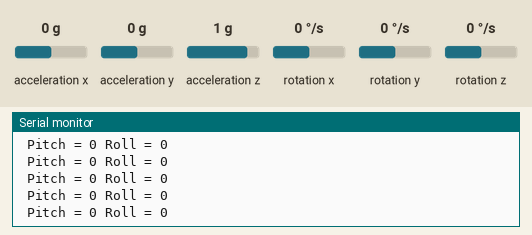
Bench run of a sketch on a simulated ESP32. On the bench: the last lines printed to the serial monitor. The test bench sets the inputs (shaded band); at power-on: acceleration x 0 g, acceleration y 0 g, acceleration z 1 g, rotation x 0 °/s, rotation y 0 °/s, rotation z 0 °/s.

Above: at 1.2 s.
1.3 s: acceleration x set to -1.4 g
At 1.33 s:
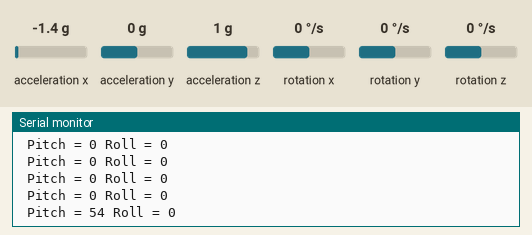
2.8 s: acceleration y set to -1.4 g
At 2.86 s:
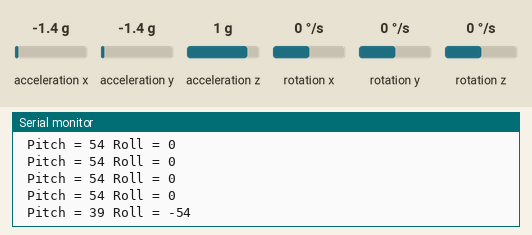
4.3 s: acceleration z set to -1.4 g
At 4.39 s:
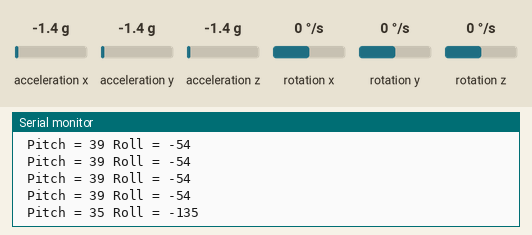
Timing chart, 0 to 7.3 s (numbered marks = the images above; inputs shaded):
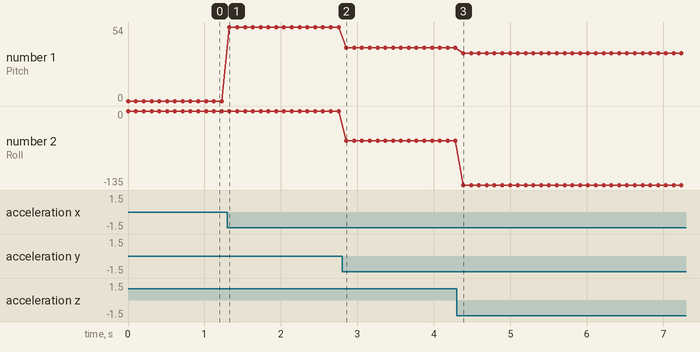

The sketch:

Pitch_Roll_Readings.ino
```cpp
#include <Wire.h>
#include <MPU6050.h>

MPU6050 mpu;
int SDA_PIN = 23;
int SCL_PIN = 22;
const int timeDelay = 100;

void setup() {
  Serial.begin(115200);
  Wire.begin(SDA_PIN, SCL_PIN);
  while(!mpu.begin(MPU6050_SCALE_2000DPS, MPU6050_RANGE_2G)) {
    Serial.println("MPU6050 not found. Check wiring.");
    delay(1000);
  }
  Serial.println("MPU6050 ready!");
}

void loop() {
  // Read normalized values
  Vector normAccel = mpu.readNormalizeAccel();

  // Calculate Pitch & Roll
  int pitch = -(atan2(normAccel.XAxis, sqrt(normAccel.YAxis*normAccel.YAxis + normAccel.ZAxis*normAccel.ZAxis))*180.0)/M_PI;
  int roll = (atan2(normAccel.YAxis, normAccel.ZAxis)*180.0)/M_PI;

  // Output
  Serial.print(" Pitch = ");
  Serial.print(pitch);
  Serial.print(" Roll = ");
  Serial.print(roll);

  Serial.println();


  delay(timeDelay);
}
```

Measured:
- after the input at 1.3 s, the serial monitor: prints a new line at once (image 1)
- after the input at 2.8 s, the serial monitor: prints a new line after 0.06 s (image 2)
- after the input at 4.3 s, the serial monitor: prints a new line after 0.09 s (image 3)
- plotted number 1: 0 → 54 after the input at 1.3 s, 54 → 39 after the input at 2.8 s, 39 → 35 after the input at 4.3 s
- plotted number 2: 0 → -54 after the input at 2.8 s, -54 → -135 after the input at 4.3 s
